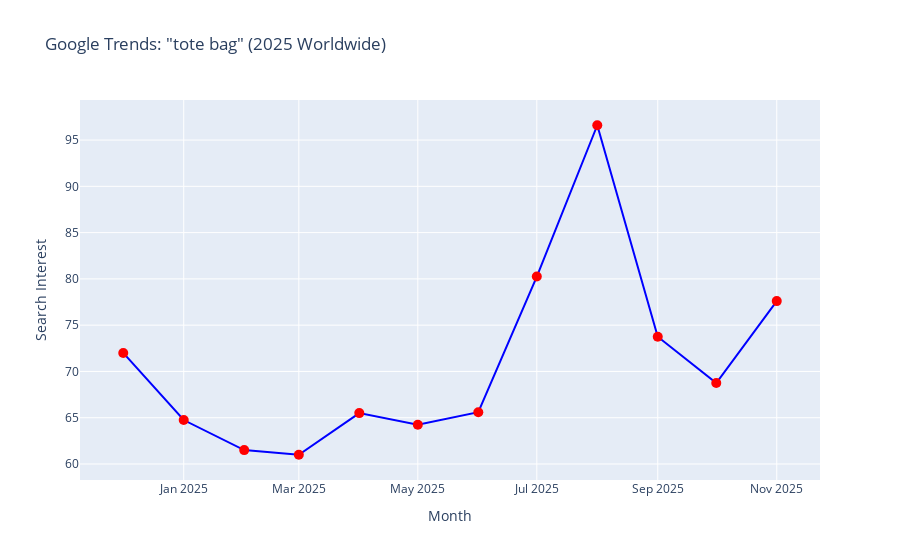

This figure's notebook cell:
### Markdown cell above
#### OTHER TOTE BAG

### Code cell
# Install the libraries first:
# pip install pytrends pandas plotly

from pytrends.request import TrendReq
import pandas as pd
import plotly.express as px

# 1. Connect to Google Trends
pytrends = TrendReq(hl='en-US', tz=0)

# 2. Set your keyword and timeframe (changed to "tote bag")
keyword = ["tote bag"]
pytrends.build_payload(keyword, timeframe="2025-01-01 2025-12-31", geo="", gprop="")

# 3. Fetch interest over time
df = pytrends.interest_over_time()
df = df.reset_index()  # make date a column

# 4. Aggregate monthly (mean for each month)
df['month'] = df['date'].dt.to_period('M')
monthly_df = df.groupby('month')[keyword].mean().reset_index()
monthly_df['month'] = monthly_df['month'].dt.to_timestamp()  # convert back to timestamp for Plotly

# 5. Create interactive plot
fig = px.line(monthly_df, x='month', y='tote bag', markers=True,
              title='Google Trends: "tote bag" (2025 Worldwide)',
              labels={'month': 'Month', 'tote bag': 'Search Interest'})
fig.update_traces(marker=dict(size=10, color='red'), line=dict(color='blue'))
fig.show()

# 6. Export to CSV
monthly_df.to_csv('tote bag_google_trends_2025_monthly.csv', index=False)
print("Data exported to 'tote bag_google_trends_2025_monthly.csv'")

### Figure 1 — Plotly figure (JSON) as saved in the notebook; plotly's stock layout.template omitted (floating-point values rounded to 4 significant figures)
{"data": [{"hovertemplate": "Month=%{x}<br>Search Interest=%{y}<extra></extra>", "legendgroup": "", "line": {"color": "blue", "dash": "solid"}, "marker": {"color": "red", "size": 10, "symbol": "circle"}, "mode": "lines+markers", "name": "", "orientation": "v", "showlegend": false, "type": "scatter", "x": ["2024-12-01T00:00:00", "2025-01-01T00:00:00", "2025-02-01T00:00:00", "2025-03-01T00:00:00", "2025-04-01T00:00:00", "2025-05-01T00:00:00", "2025-06-01T00:00:00", "2025-07-01T00:00:00", "2025-08-01T00:00:00", "2025-09-01T00:00:00", "2025-10-01T00:00:00", "2025-11-01T00:00:00"], "xaxis": "x", "y": [72, 64.75, 61.5, 61, 65.5, 64.25, 65.6, 80.25, 96.6, 73.75, 68.75, 77.6], "yaxis": "y"}], "layout": {"legend": {"tracegroupgap": 0}, "title": {"text": "Google Trends: \"tote bag\" (2025 Worldwide)"}, "xaxis": {"anchor": "y", "domain": [0, 1], "title": {"text": "Month"}}, "yaxis": {"anchor": "x", "domain": [0, 1], "title": {"text": "Search Interest"}}}}
